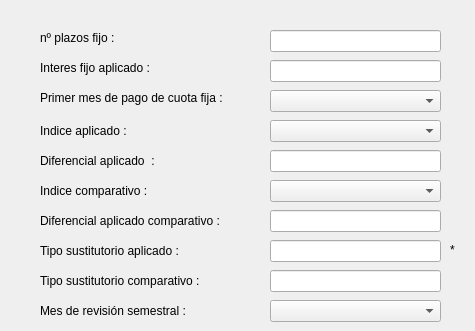
    <widget class="QWidget" name="variablesemestralconfijo">
     <attribute name="title">
      <string>Fijo + Variable semestral</string>
     </attribute>
     <widget class="QLabel" name="label_nplazosfijo5">
      <property name="geometry">
       <rect>
        <x>40</x>
        <y>30</y>
        <width>141</width>
        <height>16</height>
       </rect>
      </property>
      <property name="text">
       <string>nº plazos fijo :</string>
      </property>
     </widget>
     <widget class="QLineEdit" name="lineEdit_nplazosfijo5">
      <property name="geometry">
       <rect>
        <x>270</x>
        <y>30</y>
        <width>171</width>
        <height>22</height>
       </rect>
      </property>
     </widget>
     <widget class="QLineEdit" name="lineEdit_interesfijoapli5">
      <property name="geometry">
       <rect>
        <x>270</x>
        <y>60</y>
        <width>171</width>
        <height>22</height>
       </rect>
      </property>
     </widget>
     <widget class="QLabel" name="label_interesfijoapli5">
      <property name="geometry">
       <rect>
        <x>40</x>
        <y>60</y>
        <width>141</width>
        <height>16</height>
       </rect>
      </property>
      <property name="text">
       <string>Interes fijo aplicado :</string>
      </property>
     </widget>
     <widget class="QLabel" name="label_2_mespagofijo5">
      <property name="geometry">
       <rect>
        <x>40</x>
        <y>90</y>
        <width>211</width>
        <height>16</height>
       </rect>
      </property>
      <property name="text">
       <string>Primer mes de pago de cuota fija :</string>
      </property>
     </widget>
     <widget class="QComboBox" name="comboBox_mespagofijo5">
      <property name="geometry">
       <rect>
        <x>270</x>
        <y>90</y>
        <width>171</width>
        <height>22</height>
       </rect>
      </property>
     </widget>
     <widget class="QLabel" name="label_indiceaplicado5">
      <property name="geometry">
       <rect>
        <x>40</x>
        <y>120</y>
        <width>201</width>
        <height>21</height>
       </rect>
      </property>
      <property name="text">
       <string>Indice aplicado :</string>
      </property>
     </widget>
     <widget class="QLabel" name="label_dif25">
      <property name="geometry">
       <rect>
        <x>40</x>
        <y>210</y>
        <width>201</width>
        <height>21</height>
       </rect>
      </property>
      <property name="text">
       <string>Diferencial aplicado comparativo :</string>
      </property>
     </widget>
     <widget class="QComboBox" name="comboBox_indicecomp5">
      <property name="geometry">
       <rect>
        <x>270</x>
        <y>180</y>
        <width>171</width>
        <height>22</height>
       </rect>
      </property>
     </widget>
     <widget class="QLineEdit" name="lineEdit_dif15">
      <property name="geometry">
       <rect>
        <x>270</x>
        <y>150</y>
        <width>171</width>
        <height>22</height>
       </rect>
      </property>
     </widget>
     <widget class="QLabel" name="label_sust25">
      <property name="geometry">
       <rect>
        <x>40</x>
        <y>270</y>
        <width>201</width>
        <height>21</height>
       </rect>
      </property>
      <property name="text">
       <string>Tipo sustitutorio comparativo :</string>
      </property>
     </widget>
     <widget class="QComboBox" name="comboBox_indiceapli5">
      <property name="geometry">
       <rect>
        <x>270</x>
        <y>120</y>
        <width>171</width>
        <height>22</height>
       </rect>
      </property>
     </widget>
     <widget class="QLabel" name="label_dif15">
      <property name="geometry">
       <rect>
        <x>40</x>
        <y>150</y>
        <width>201</width>
        <height>21</height>
       </rect>
      </property>
      <property name="text">
       <string>Diferencial aplicado  :</string>
      </property>
     </widget>
     <widget class="QLabel" name="label_indicecmparativo5">
      <property name="geometry">
       <rect>
        <x>40</x>
        <y>180</y>
        <width>201</width>
        <height>21</height>
       </rect>
      </property>
      <property name="text">
       <string>Indice comparativo :</string>
      </property>
     </widget>
     <widget class="QLineEdit" name="lineEdit_dif25">
      <property name="geometry">
       <rect>
        <x>270</x>
        <y>210</y>
        <width>171</width>
        <height>22</height>
       </rect>
      </property>
     </widget>
     <widget class="QLabel" name="label_sust15">
      <property name="geometry">
       <rect>
        <x>40</x>
        <y>240</y>
        <width>201</width>
        <height>21</height>
       </rect>
      </property>
      <property name="text">
       <string>Tipo sustitutorio aplicado :</string>
      </property>
     </widget>
     <widget class="QLabel" name="label_mesrevsemestral5">
      <property name="geometry">
       <rect>
        <x>40</x>
        <y>300</y>
        <width>201</width>
        <height>21</height>
       </rect>
      </property>
      <property name="text">
       <string>Mes de revisión semestral :</string>
      </property>
     </widget>
     <widget class="QComboBox" name="comboBox_mesrevisionsemestral5">
      <property name="geometry">
       <rect>
        <x>270</x>
        <y>300</y>
        <width>171</width>
        <height>22</height>
       </rect>
      </property>
     </widget>
     <widget class="QLineEdit" name="lineEdit_sust15">
      <property name="geometry">
       <rect>
        <x>270</x>
        <y>240</y>
        <width>171</width>
        <height>22</height>
       </rect>
      </property>
     </widget>
     <widget class="QLineEdit" name="lineEdit_sust25">
      <property name="geometry">
       <rect>
        <x>270</x>
        <y>270</y>
        <width>171</width>
        <height>22</height>
       </rect>
      </property>
     </widget>
     <widget class="QLabel" name="label_op2_3">
      <property name="geometry">
       <rect>
        <x>450</x>
        <y>240</y>
        <width>16</width>
        <height>20</height>
       </rect>
      </property>
      <property name="text">
       <string>* </string>
      </property>
     </widget>
    </widget>
